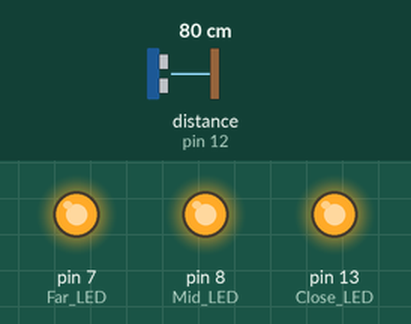
Bench run of a sketch on a simulated Arduino Uno, built with avr-gcc and run on an emulated ATmega328P. On the bench: output pins drawn as LEDs (lit = HIGH). Wiring (inferred from the names in the program): ultrasonic range finder: trigger pin 4; echo pin 12. Inputs (shaded band) come from the test bench; at power-on: distance to the obstacle (sensor on pin 12) 80 cm. The echo pulse lasts 58.3 µs per cm; pins used as bus, display or sensor lines are not drawn.

Above: at 1.2 s.
1.3 s: distance to the obstacle (sensor on pin 12) set to 149 cm
2.8 s: distance to the obstacle (sensor on pin 12) set to 156 cm
At 3.4 s:
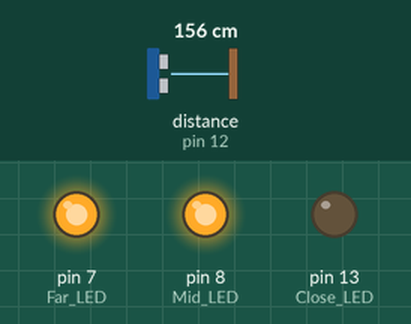
4.3 s: distance to the obstacle (sensor on pin 12) set to 2 cm
At 4.7 s:
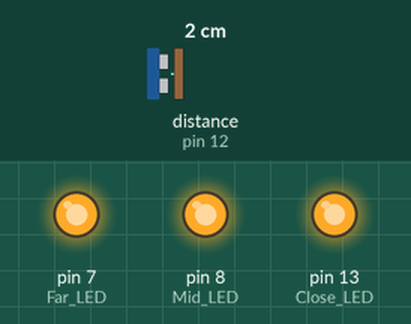
5.8 s: distance to the obstacle (sensor on pin 12) set to 250 cm
At 6.8 s:
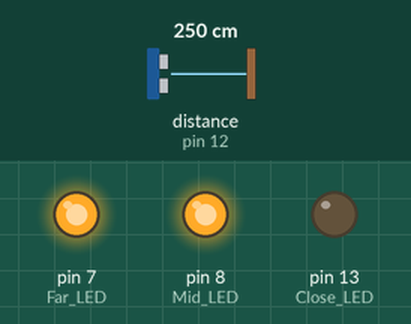
7.3 s: distance to the obstacle (sensor on pin 12) set to 4 cm
At 8.3 s:
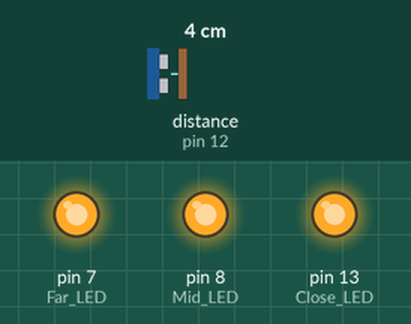
Timing chart, 0 to 9.8 s (numbered marks = the images above; inputs shaded):
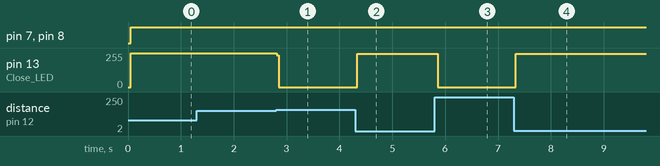

Measured:
- the behaviour switches between 152 and 153 cm on distance to the obstacle (sensor on pin 12) (found by bisection; images 0 and 1)
- after the input at 1.3 s, every drawn part: stays the same
- after the input at 2.8 s, pin 13 (Close_LED): 255/255 → 0/255 at once
- after the input at 4.3 s, pin 13 (Close_LED): 0/255 → 251/255 at once
- after the input at 5.8 s, pin 13 (Close_LED): 251/255 → 0/255 after 0.06 s
- after the input at 7.3 s, pin 13 (Close_LED): 0/255 → 251/255 at once

The sketch:

prototype_rev1.ino
```cpp
/*
 This code will send a pulse to a HC-SR04 ultrasonic sensor and
 receive a return signal. The input from the sensor will light
 up a set of LED's based off the distance of an object
 in the sensors line of sight.
 */


// the setup function runs once when you press reset or power the board
void setup() {
  // initialize digital pin 13 as an output.
  pinMode(13, OUTPUT); // Close LED
  pinMode(8, OUTPUT); // Mid LED
  pinMode(7, OUTPUT); //Far LED
  pinMode(4, OUTPUT); //Sensor Trigger
  pinMode(12, INPUT); // Echo Input

  /*the variables state0 and state1 are used in case of a high-active or
  low-active switch (transistor type). State0 and state1 can be changed
  from HIGH to LOW or vice versa to change all the LED signals at once*/


}

// the loop function runs over and over again forever
void loop() {
  long duration, distance; //variables for pulsing
  digitalWrite(4, LOW); // set trigger low
  delayMicroseconds(2); // delay
  digitalWrite(4, HIGH); //set trigger high
  delayMicroseconds(5); //delay
  digitalWrite(4, LOW); // set trigger low
   int state0 = LOW;
  int state1 = HIGH;

  duration = pulseIn(12, HIGH); //wait for echo to go high, returns time
  distance = duration / 74 / 2; //convert time to distance

  digitalWrite(13, state0); //turn off close LED
  digitalWrite(8, state0); //turn off  mid LED
  digitalWrite(7, state0); //turn off far LED

  if (distance < 60) //if detection within 5 feet --- 60 inches = 5ft
   {
     digitalWrite(13, state1); //turn on close LED
     digitalWrite(8, state1); //turn on mid LED
     digitalWrite(7, state1); //turn on far LED
   }
  else if (distance < 120) //if detection within 10 feet --- 120 inches = 10ft
   {
     digitalWrite(8, state1); //turn on mid LED
     digitalWrite(7, state1); //turn on far LED

   }
   else if (distance < 180) //if detection within 15 feet --- 180 inches = 15 ft
   {
     digitalWrite(7, state1); //turn on far LED
   }
   else //If nothing detected
   {
     digitalWrite(13, state0); //turn off close LED
     digitalWrite(8, state0); //turn off  mid LED
     digitalWrite(7, state0); //turn off far LED
   }
}
```
